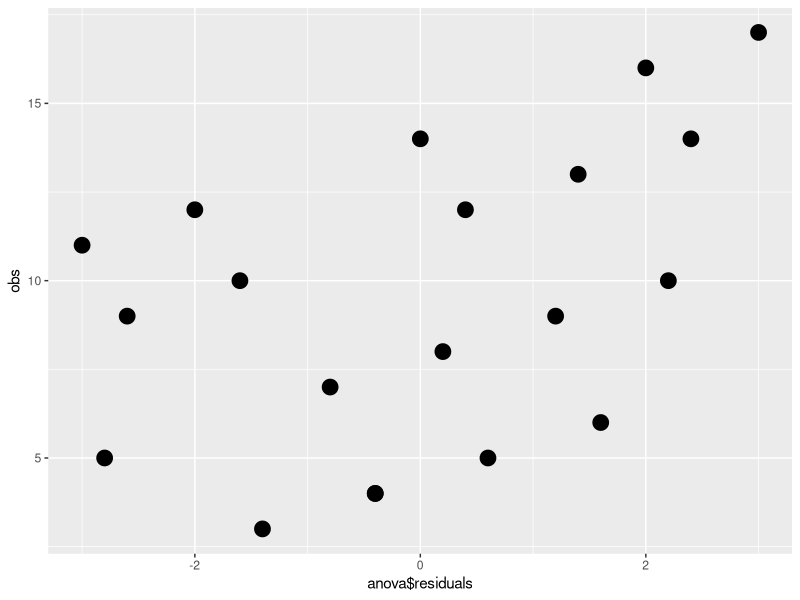

Here is the R script that generated this plot: (Note: this script raises an error after producing the figure.)
library(tidyverse)
library(car)

obs1<- c(5,14,7,16,
        4,9,8,12,
        4,10,5,11,
        6,12,9,14,
        3,13,10,17)

obs <- c(5,4,4,6,3,
        14,9,10,12,13,
        7,8,5,9,10,
        16,12,11,14,17)

esp<- as.factor(c('a','b','c','d'))
espv<- rep(esp, each=5)

anova<-aov(obs~espv)
summary(anova)

pvalor<- 1-pf(22.6,3,16)

#pressupostos

#normalidade
shapiro.test(anova$residuals)
#homocedasticidade
bartlett.test(obs~espv)
leveneTest(obs~espv)
#independencia dos res
ggplot(mapping=aes(x=anova$residuals,y=obs)) +
    geom_point(size=5)



df<- data.frame(espv,obs)
yidot<- tapply(obs,espv,mean)
yitdot<- rep(yidot,each=5)

df$residuals<- ((df$obs-yitdot)^2)/3.95


#ex 2

reg<- as.factor(c('N','NE','CO','SE','S'))
regv<- rep(reg,each=5)
espc<- as.factor(1,2,3,4)
espcv<- rep(espc,length.out=20)
obs2<- c(105.17,88.42,100.78,102.09,
        102.21,89.36,99.26,99.45,
        99.43,90.16,96.77,102.63,
        107.74,92.3,102.5,107.63,
        106.2,91.5,104.1,105.9)

#c(105.17,102.21,99.43,107.74,106.2,
      #  88.42,89.36,90.16,92.3,91.5,
       # 100.78,99.26,96.77,102.50,104.1,
       # 102.09,99.45,102.63,107.63,105.9)

df2 <- data.frame(espcv,regv,obs2)
anova2<-aov(obs2~regv+espcv)

summary(anova2)
TukeyHSD(anova2)

#pressupostos

#normalidade
shapiro.test(anova2$residuals)
#homocedasticidade
bartlett.test(obs2~espcv)
bartlett.test(obs2~regv)
leveneTest(obs2~espcv)
#independencia dos res
ggplot(mapping=aes(x=anova2$residuals,y=obs2)) +
    geom_point(size=5)

yidot2<- tapply(obs2,espcv,mean)
